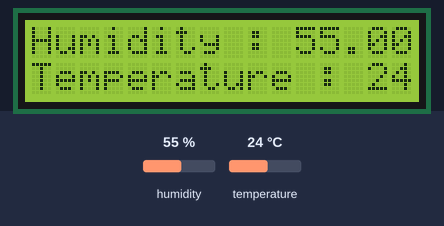
This program was run on a simulated Arduino Nano, built with avr-gcc and run on an emulated ATmega328P. On the bench: 16×2 character LCD. Inputs (shaded band) come from the test bench; at power-on: humidity 55 %, temperature 24 °C. What the program prints to the serial monitor is not drawn.

Above: at 2.7 s.
2.8 s: humidity set to 22 %
At 4.5 s:
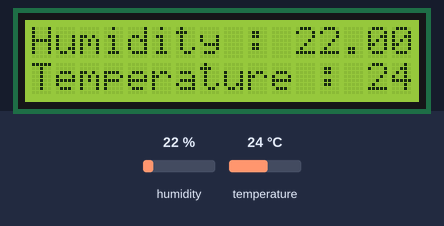
5.8 s: temperature set to 12 °C
At 7.0 s:
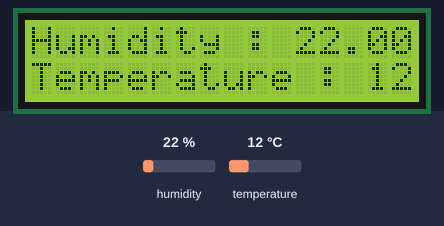
8.8 s: humidity set to 40 %
At 10.7 s:
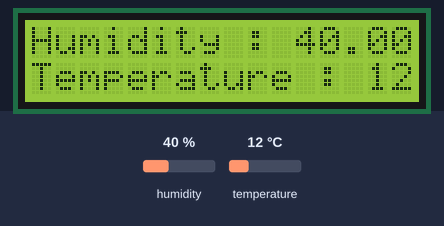
11.8 s: temperature set to 19 °C
At 13.2 s:
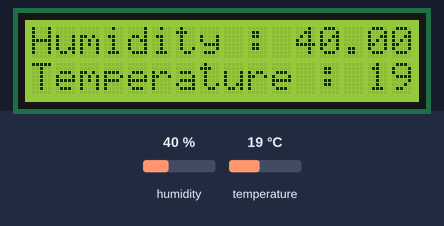
Timing chart, 0 to 14.8 s (numbered marks = the images above; inputs shaded):
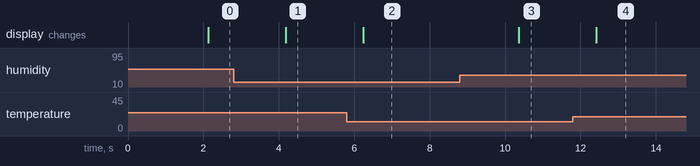

Measured:
- after the input at 2.8 s, the display: changes after 1.4 s (image 1)
- after the input at 5.8 s, the display: changes after 0.44 s (image 2)
- after the input at 8.8 s, the display: changes after 1.6 s (image 3)
- after the input at 11.8 s, the display: changes after 0.62 s (image 4)

The program:

main.cpp
```cpp
#include <Arduino.h>
#include <DHT.h>
#include <Adafruit_Sensor.h>
#include <LiquidCrystal_I2C.h>
#define DHTPIN 7
DHT dht(DHTPIN, DHT11);
LiquidCrystal_I2C lcd(0x27, 16, 2);

void setup() {
  // put your setup code here, to run once:

 Serial.begin(9600);
  dht.begin();
  lcd.init();
  lcd.backlight();

}

void loop() {
  // put your main code here, to run repeatedly:
  delay(2000); // 2 секунды задержки
  float h = dht.readHumidity(); //Измеряем влажность
  float t = dht.readTemperature(); //Измеряем температуру
  if (isnan(h) || isnan(t)) {  // Проверка. Если не удается считать показания, выводится «Ошибка считывания», и программа завершает работу
    Serial.println("Ошибка считывания");
    return;
  }
  Serial.print("Hunidity: ");
  Serial.print(h);
  Serial.print(" %\t");
  Serial.print("Тemperature: ");
  Serial.print(t);
  Serial.println(" *C "); //Вывод показателей на экран
  lcd.setCursor(0, 0);

  lcd.print("Humidity : ");
    lcd.print(dht.readHumidity());
lcd.setCursor(0, 1);

  lcd.print("Temperature : ");
    lcd.print(dht.readTemperature());

}
```
